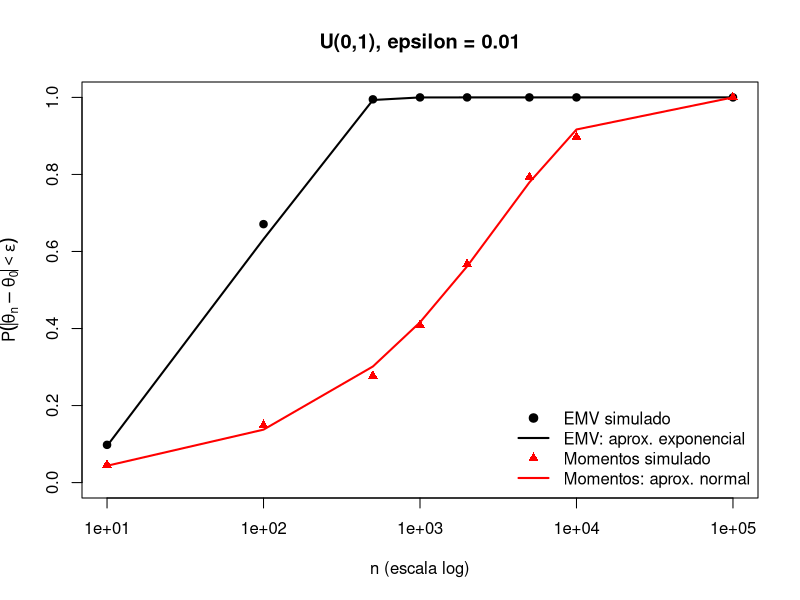

Here is the R script that generated this plot:
# IECD - Practica 2  - Ejercicio 19 c)
# U(0, theta): EMV = max(X) vs. estimador de momentos = 2 * mean(X)
# Aproximar P(|theta_hat - theta0| < eps) por simulacion y por la distribución limite


set.seed(2026)
theta0 <- 1
eps    <- 0.01
K      <- 1000
ns     <- c(10, 100, 500, 1000, 2000, 5000, 10000, 100000)

res <- data.frame(n = ns, sim_emv = NA, sim_mom = NA)

for (j in seq_along(ns)) {
  n <- ns[j]
  p_emv <- logical(K)
  p_mom <- logical(K)
  for (k in 1:K) {
    x <- runif(n, min = 0, max = theta0) # a. muestra U(0, theta0)
    theta_emv <- max(x)
    theta_mom <- 2 * mean(x)
    p_emv[k] <- abs(theta_emv - theta0) < eps # b. cayo a menos de eps?
    p_mom[k] <- abs(theta_mom - theta0) < eps
  }
  res$sim_emv[j] <- mean(p_emv) # d. frecuencia relativa
  res$sim_mom[j] <- mean(p_mom)
}

# iii. Aproximaciones con las distribuciones limite
#  EMV: n (theta - X_(n))  ->  E(1/theta)  =>  P(|.| < eps) ~ 1 - exp(-n eps / theta)
#  MOM: sqrt(n)(2 Xbar - theta) -> N(0, theta^2/3) =>  P(|.| < eps) ~ 2 Phi(eps sqrt(3n) / theta) - 1
res$asint_emv  <- pexp(ns * eps, rate = 1 / theta0)
res$asint_mom  <- 2 * pnorm(eps * sqrt(3 * ns) / theta0) - 1
# Para el EMV tambien se conoce la proba exacta: 1 - (1 - eps/theta)^n
res$exacta_emv <- 1 - (1 - eps / theta0)^ns

print(round(res, 4))

# Grafico: probabilidades simuladas (puntos) y aproximaciones asintoticas (lineas)
plot(ns, res$sim_emv, log = "x", pch = 19, ylim = c(0, 1),
     xlab = "n (escala log)", ylab = expression(P(abs(hat(theta)[n] - theta[0]) < epsilon)),
     main = "U(0,1), epsilon = 0.01")
lines(ns, res$asint_emv, lwd = 2)
points(ns, res$sim_mom, pch = 17, col = "red")
lines(ns, res$asint_mom, lwd = 2, col = "red")
legend("bottomright", bty = "n",
       legend = c("EMV simulado", "EMV: aprox. exponencial",
                  "Momentos simulado", "Momentos: aprox. normal"),
       pch = c(19, NA, 17, NA), lty = c(NA, 1, NA, 1), lwd = 2,
       col = c("black", "black", "red", "red"))
